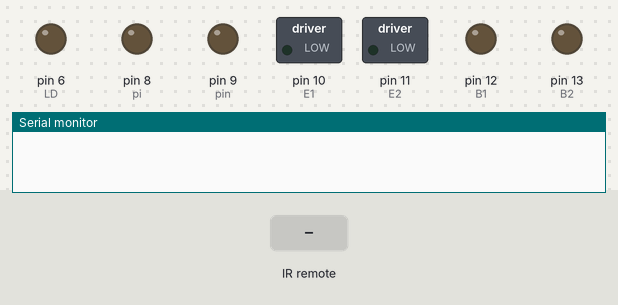
This sketch was run on a simulated Arduino Uno, built with avr-gcc and run on an emulated ATmega328P. Parts: switched loads named in the sketch (green lamp = pin HIGH), output pins drawn as LEDs (lit = HIGH), the last lines printed to the serial monitor. The inputs (shaded band) are chosen by the test bench.

Above: at 1.2 s.
1.3 s: infrared code 0xFFFFFFFF received
At 2.9 s:
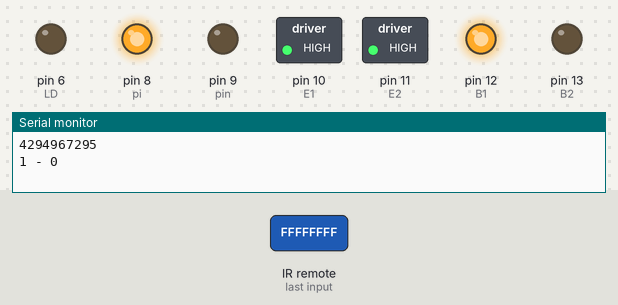
3.3 s: infrared code 0xFD20DF received
At 3.4 s:
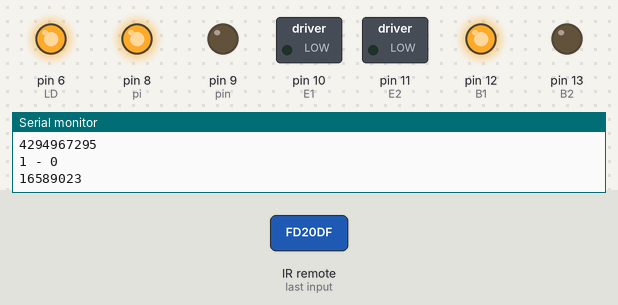
5.0 s: infrared code 0xFD609F received
At 6.4 s:
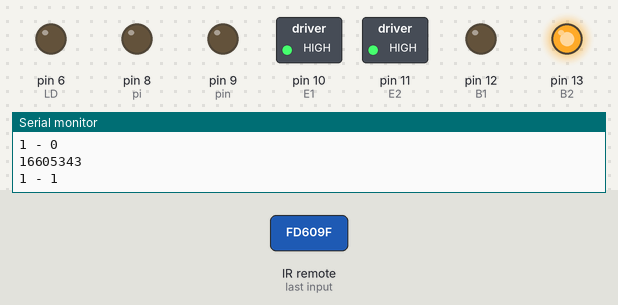
6.7 s: infrared code 0xFFFFFFFF received
At 8.2 s:
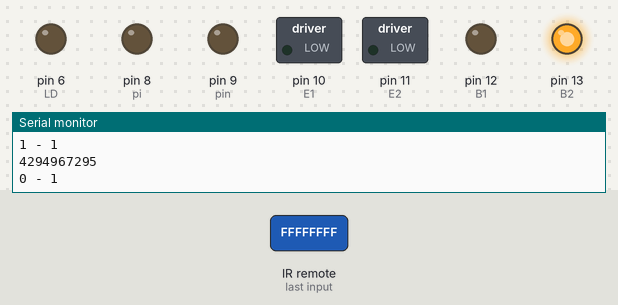
8.7 s: infrared code 0xFD20DF received
At 8.8 s:
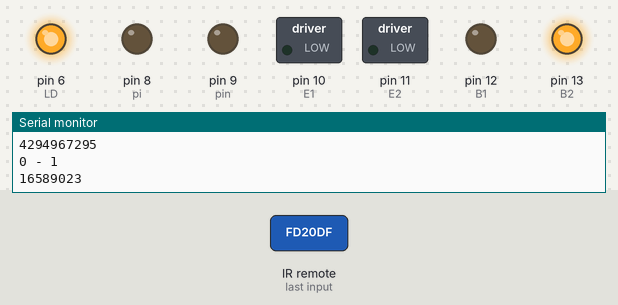
Timing chart, 0 to 11.4 s (numbered marks = the images above; inputs shaded):
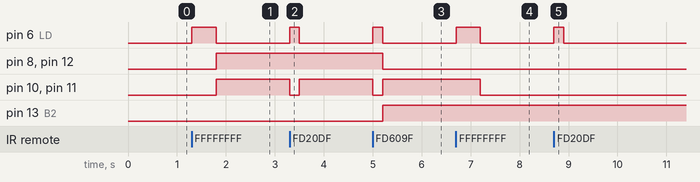

Measured:
- after the input at 1.3 s, pin 6 (LD): LOW → HIGH at once, → LOW 0.50 s later; pin 8 (pi), pin 10 (E1), pin 11 (E2), pin 12 (B1): LOW → HIGH after 0.50 s
- after the input at 3.3 s, pin 6 (LD): LOW → HIGH at once, → LOW 0.20 s later; pin 10 (E1), pin 11 (E2): HIGH → LOW at once, → HIGH 0.20 s later
- after the input at 5.0 s, pin 6 (LD): LOW → HIGH at once, → LOW 0.20 s later; pin 8 (pi), pin 12 (B1): HIGH → LOW after 0.20 s; pin 10 (E1), pin 11 (E2): HIGH → LOW at once, → HIGH 0.20 s later; pin 13 (B2): LOW → HIGH after 0.20 s
- after the input at 6.7 s, pin 6 (LD): LOW → HIGH at once, → LOW 0.50 s later; pin 10 (E1), pin 11 (E2): HIGH → LOW after 0.50 s
- after the input at 8.7 s, pin 6 (LD): LOW → HIGH at once, → LOW 0.20 s later

The sketch:

MOTORES2.ino
```cpp
#include <IRremote.h>
#define E1 10
#define E2 11

int pi = 8;
int pin = 9;
#define B1 12
#define B2 13

#define RP 7
#define LD 6

IRrecv irrecv(RP);
decode_results results;
int encendido = 0;
int direccion = 0;
void setup() {

    pinMode(E1, OUTPUT);
    pinMode(E2, OUTPUT);

    pinMode(pi, OUTPUT);
    pinMode(pin, OUTPUT);
    pinMode(B1, OUTPUT);
    pinMode(B2, OUTPUT);

    pinMode(LD, OUTPUT);

  	Serial.begin(9600);
	irrecv.enableIRIn();
}

void loop() {
  if(irrecv.decode(&results))
  {
    Serial.println(results.value);
    digitalWrite(LD, HIGH);
    if(results.value == 4294967295)
    {
      if(encendido == 0)
      {
        encendido = 1;
      }
      else
      {
        encendido = 0;
      }
      delay(500);
    }
    if(results.value == 16589023)
    {
      digitalWrite(E1, LOW);
      digitalWrite(E2, LOW);
      direccion = 0;
      digitalWrite(LD, HIGH);
      delay(200);
    }
    if(results.value == 16605343)
    {
      digitalWrite(E1, LOW);
      digitalWrite(E2, LOW);
      direccion = 1;
      digitalWrite(LD, HIGH);
      delay(200);
    }
    Serial.print(encendido);
    Serial.print(" - ");
    Serial.println(direccion);

  	irrecv.resume();
  }
  digitalWrite(LD, LOW);
  if((encendido == 1) && (direccion == 0))
  {
    analogWrite(E1, 255);
    analogWrite(E2, 255);

    digitalWrite(pi, HIGH);
    digitalWrite(pin, LOW);
    digitalWrite(B1, HIGH);
    digitalWrite(B2, LOW);
  }
  if((encendido == 1) && (direccion == 1))
  {
    analogWrite(E1, 255);
    analogWrite(E2, 255);

    digitalWrite(pi, LOW);
    digitalWrite(pin, LOW);
    digitalWrite(B1, LOW);
    digitalWrite(B2, HIGH);
  }
  if(encendido == 0)
   {
     digitalWrite(E1, LOW);
     digitalWrite(E2, LOW);
   }
}
```
